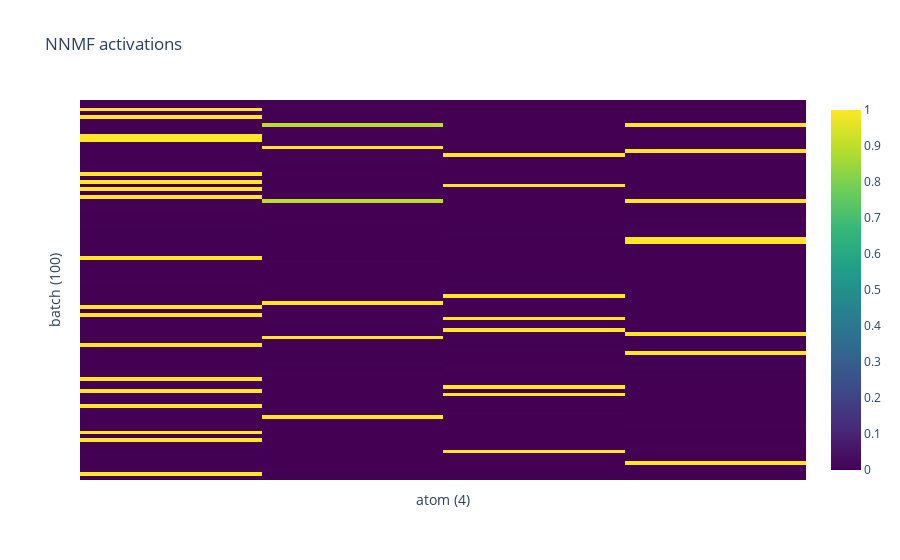
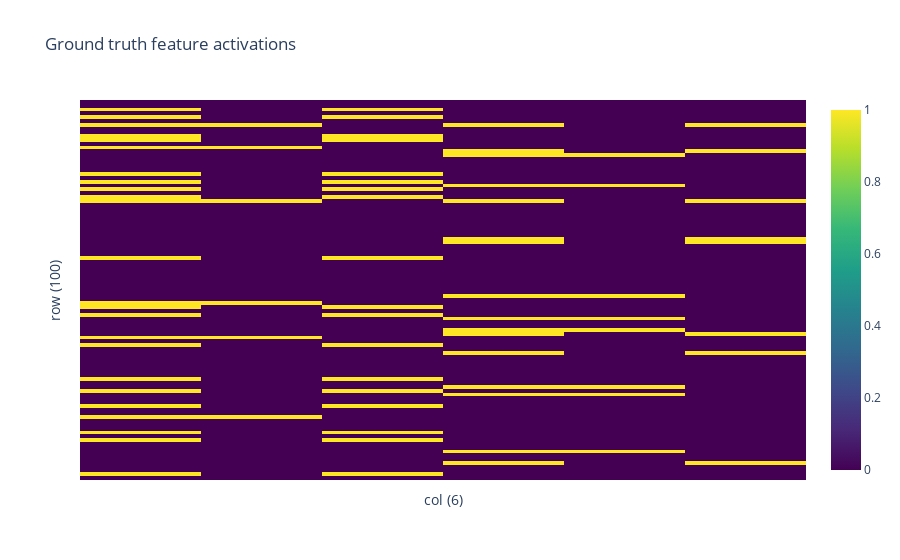

Notebook cell for these charts, in order:
### Code cell
codes = nnmf.codes().detach()
codes = codes / codes.max(dim=1, keepdim=True).values.clamp(min=1)
print(tree)
heatmap(codes[:100, atom_perm], title='NNMF activations', dim_names=('batch', 'atom')).show()
heatmap(features_batch[:100][:,], title='Ground truth feature activations').show()

### Figure 1 — Plotly figure (JSON) as saved in the notebook; plotly's stock layout.template omitted (floating-point values rounded to 4 significant figures; data arrays with more than 128 entries replaced by an {"elided": "..."} marker saying what was removed)
{"data": [{"colorscale": [[0, "#440154"], [0.1111, "#482878"], [0.2222, "#3e4989"], [0.3333, "#31688e"], [0.4444, "#26828e"], [0.5556, "#1f9e89"], [0.6667, "#35b779"], [0.7778, "#6ece58"], [0.8889, "#b5de2b"], [1, "#fde725"]], "hovertemplate": "%{y}%{x}val: %{z:.2f}<extra></extra>", "type": "heatmap", "x": ["atom: 0<br>", "atom: 1<br>", "atom: 2<br>", "atom: 3<br>"], "y": ["batch: 0<br>", "batch: 1<br>", "batch: 2<br>", "batch: 3<br>", "batch: 4<br>", "batch: 5<br>", "batch: 6<br>", "batch: 7<br>", "batch: 8<br>", "batch: 9<br>", "batch: 10<br>", "batch: 11<br>", "batch: 12<br>", "batch: 13<br>", "batch: 14<br>", "batch: 15<br>", "batch: 16<br>", "batch: 17<br>", "batch: 18<br>", "batch: 19<br>", "batch: 20<br>", "batch: 21<br>", "batch: 22<br>", "batch: 23<br>", "batch: 24<br>", "batch: 25<br>", "batch: 26<br>", "batch: 27<br>", "batch: 28<br>", "batch: 29<br>", "batch: 30<br>", "batch: 31<br>", "batch: 32<br>", "batch: 33<br>", "batch: 34<br>", "batch: 35<br>", "batch: 36<br>", "batch: 37<br>", "batch: 38<br>", "batch: 39<br>", "batch: 40<br>", "batch: 41<br>", "batch: 42<br>", "batch: 43<br>", "batch: 44<br>", "batch: 45<br>", "batch: 46<br>", "batch: 47<br>", "batch: 48<br>", "batch: 49<br>", "batch: 50<br>", "batch: 51<br>", "batch: 52<br>", "batch: 53<br>", "batch: 54<br>", "batch: 55<br>", "batch: 56<br>", "batch: 57<br>", "batch: 58<br>", "batch: 59<br>", "batch: 60<br>", "batch: 61<br>", "batch: 62<br>", "batch: 63<br>", "batch: 64<br>", "batch: 65<br>", "batch: 66<br>", "batch: 67<br>", "batch: 68<br>", "batch: 69<br>", "batch: 70<br>", "batch: 71<br>", "batch: 72<br>", "batch: 73<br>", "batch: 74<br>", "batch: 75<br>", "batch: 76<br>", "batch: 77<br>", "batch: 78<br>", "batch: 79<br>", "batch: 80<br>", "batch: 81<br>", "batch: 82<br>", "batch: 83<br>", "batch: 84<br>", "batch: 85<br>", "batch: 86<br>", "batch: 87<br>", "batch: 88<br>", "batch: 89<br>", "batch: 90<br>", "batch: 91<br>", "batch: 92<br>", "batch: 93<br>", "batch: 94<br>", "batch: 95<br>", "batch: 96<br>", "batch: 97<br>", "batch: 98<br>", "batch: 99<br>"], "z": {"elided": "100x4 float values"}}], "layout": {"title": {"text": "NNMF activations"}, "xaxis": {"showticklabels": false, "title": {"text": "atom (4)"}}, "yaxis": {"autorange": "reversed", "showticklabels": false, "title": {"text": "batch (100)"}}}}

### Figure 2 — Plotly figure (JSON) as saved in the notebook; plotly's stock layout.template omitted (floating-point values rounded to 4 significant figures; data arrays with more than 128 entries replaced by an {"elided": "..."} marker saying what was removed)
{"data": [{"colorscale": [[0, "#440154"], [0.1111, "#482878"], [0.2222, "#3e4989"], [0.3333, "#31688e"], [0.4444, "#26828e"], [0.5556, "#1f9e89"], [0.6667, "#35b779"], [0.7778, "#6ece58"], [0.8889, "#b5de2b"], [1, "#fde725"]], "hovertemplate": "%{y}%{x}val: %{z:.2f}<extra></extra>", "type": "heatmap", "x": ["col: 0<br>", "col: 1<br>", "col: 2<br>", "col: 3<br>", "col: 4<br>", "col: 5<br>"], "y": ["row: 0<br>", "row: 1<br>", "row: 2<br>", "row: 3<br>", "row: 4<br>", "row: 5<br>", "row: 6<br>", "row: 7<br>", "row: 8<br>", "row: 9<br>", "row: 10<br>", "row: 11<br>", "row: 12<br>", "row: 13<br>", "row: 14<br>", "row: 15<br>", "row: 16<br>", "row: 17<br>", "row: 18<br>", "row: 19<br>", "row: 20<br>", "row: 21<br>", "row: 22<br>", "row: 23<br>", "row: 24<br>", "row: 25<br>", "row: 26<br>", "row: 27<br>", "row: 28<br>", "row: 29<br>", "row: 30<br>", "row: 31<br>", "row: 32<br>", "row: 33<br>", "row: 34<br>", "row: 35<br>", "row: 36<br>", "row: 37<br>", "row: 38<br>", "row: 39<br>", "row: 40<br>", "row: 41<br>", "row: 42<br>", "row: 43<br>", "row: 44<br>", "row: 45<br>", "row: 46<br>", "row: 47<br>", "row: 48<br>", "row: 49<br>", "row: 50<br>", "row: 51<br>", "row: 52<br>", "row: 53<br>", "row: 54<br>", "row: 55<br>", "row: 56<br>", "row: 57<br>", "row: 58<br>", "row: 59<br>", "row: 60<br>", "row: 61<br>", "row: 62<br>", "row: 63<br>", "row: 64<br>", "row: 65<br>", "row: 66<br>", "row: 67<br>", "row: 68<br>", "row: 69<br>", "row: 70<br>", "row: 71<br>", "row: 72<br>", "row: 73<br>", "row: 74<br>", "row: 75<br>", "row: 76<br>", "row: 77<br>", "row: 78<br>", "row: 79<br>", "row: 80<br>", "row: 81<br>", "row: 82<br>", "row: 83<br>", "row: 84<br>", "row: 85<br>", "row: 86<br>", "row: 87<br>", "row: 88<br>", "row: 89<br>", "row: 90<br>", "row: 91<br>", "row: 92<br>", "row: 93<br>", "row: 94<br>", "row: 95<br>", "row: 96<br>", "row: 97<br>", "row: 98<br>", "row: 99<br>"], "z": {"elided": "100x6 int values"}}], "layout": {"title": {"text": "Ground truth feature activations"}, "xaxis": {"showticklabels": false, "title": {"text": "col (6)"}}, "yaxis": {"autorange": "reversed", "showticklabels": false, "title": {"text": "row (100)"}}}}
